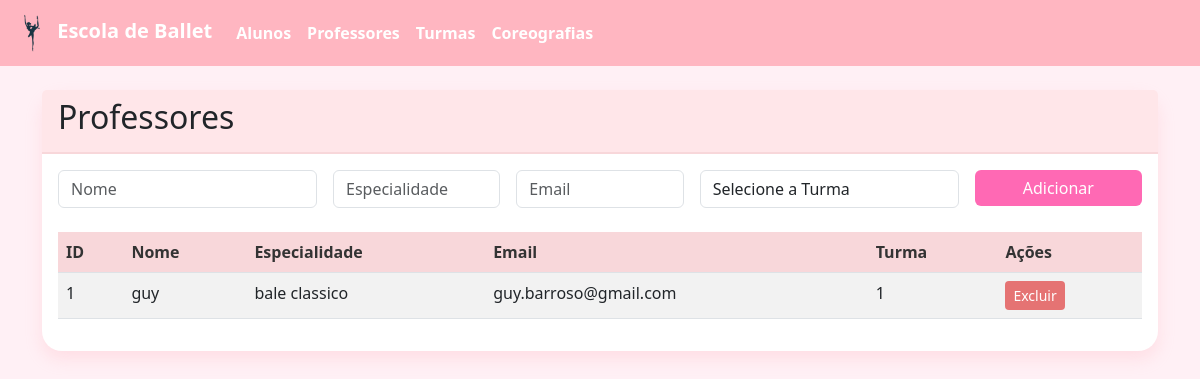
Page /professores on the earlier database version.
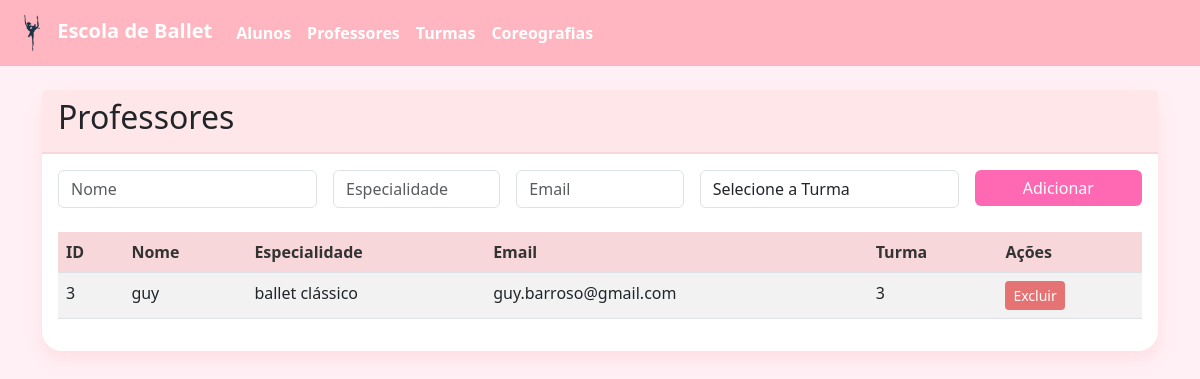
Same page on the later database version.
### tables this page shows
CREATE TABLE Professor (
    id INTEGER PRIMARY KEY AUTOINCREMENT,
    nome TEXT NOT NULL,
    especialidade TEXT NOT NULL,
    email TEXT NOT NULL,
    telefone TEXT,
    certificacoes TEXT,
    turma_id INTEGER REFERENCES Turma(id)
);

### app.py (the view)
@app.route('/professores')
def mostrar_professores():
    professores = listar_professores()
    turmas = listar_turmas()
    return render_template('professores.html', professores=professores, turmas=turmas)

### db/connection.py (called while the page is built)
def conectar():
    return sqlite3.connect('ballet.db')

### models/professor.py (called while the page is built)
def listar_professores():
    conn = conectar()
    cursor = conn.cursor()
    cursor.execute("""
        SELECT p.id, p.nome, p.especialidade, p.email,
               COALESCE(p.turma_id, 'Sem turma') as turma_id
        FROM Professor p
    """)
    resultado = cursor.fetchall()
    conn.close()
    return resultado

### models/turma.py (called while the page is built)
def listar_turmas():
    conn = conectar()
    cursor = conn.cursor()
    cursor.execute("SELECT * FROM Turma")
    resultado = cursor.fetchall()
    conn.close()
    return resultado

### templates/professores.html (shortened to what this page needs)
{% extends "base.html" %}
{% block content %}
<div class="card">
  <div class="card-header">
    <h2>Professores</h2>
</div>
<div class="card-body">
    <form method="POST" action="{{ url_for('adicionar_professor') }}" class="mb-4">
        <div class="row g-3">
            <div class="col-md-3">
            <input type="text" name="nome" class="form-control" placeholder="Nome" required>
            </div>
            <div class="col-md-2">
            <input type="text" name="especialidade" class="form-control" placeholder="Especialidade" required>
            </div>
            <div class="col-md-2">
            <input type="email" name="email" class="form-control" placeholder="Email" required>
            </div>
            <div class="col-md-3">
            <select name="turma_id" class="form-control">
                <option value="">Selecione a Turma</option>
            </select>
            </div>
            <div class="col-md-2">
            <button type="submit" class="btn btn-primary w-100">Adicionar</button>
            </div>
        </div>
    </form>
    <table class="table table-striped">
      <thead>
        <tr>
          <th>ID</th>
          <th>Nome</th>
          <th>Especialidade</th>
          <th>Email</th>
          <th>Turma</th>
          <th>Ações</th>
        </tr>
      </thead>
      <tbody>
        {% for p in professores %}
        <tr>
          <td>{{ p[0] }}</td>
          <td>{{ p[1] }}</td>
          <td>{{ p[2] }}</td>
          <td>{{ p[3] }}</td>
          <td>{{ p[4] or 'Sem turma' }}</td>
          <td>
            <a href="{{ url_for('remover_professor', id=p[0]) }}" class="btn btn-danger btn-sm"
               onclick="return confirm('Deseja excluir este professor?')">Excluir</a>
          </td>
        </tr>
        {% endfor %}
      </tbody>
    </table>
  </div>
</div>
{% endblock %}

Differences in the rows shown:
removed Professor: id "1", nome "guy", especialidade "bale classico", email "guy.barroso@gmail.com", p "1"
added Professor: id "3", nome "guy", especialidade "ballet clássico", email "guy.barroso@gmail.com", p "3"
